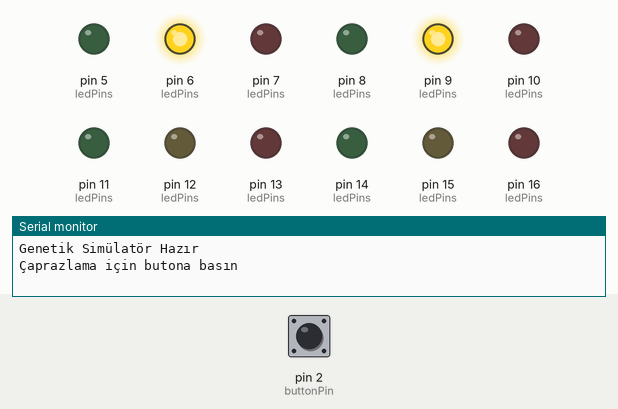
Recording of a sketch running on a simulated Arduino Uno, built with avr-gcc and run on an emulated ATmega328P. On the bench: output pins drawn as LEDs (lit = HIGH), the last lines printed to the serial monitor. The inputs (shaded band) are chosen by the test bench; at power-on: pin 2 (buttonPin) HIGH. Random numbers use the default seed unless the sketch sets one.

Above: at 1.2 s.
1.3 s: pin 2 (buttonPin) pulled LOW for 3.2 s
At 5.0 s:
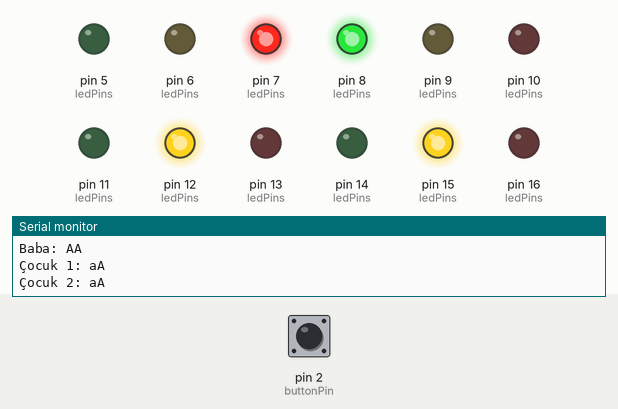
6.0 s: pin 2 (buttonPin) pulled LOW for 0.15 s
At 8.4 s:
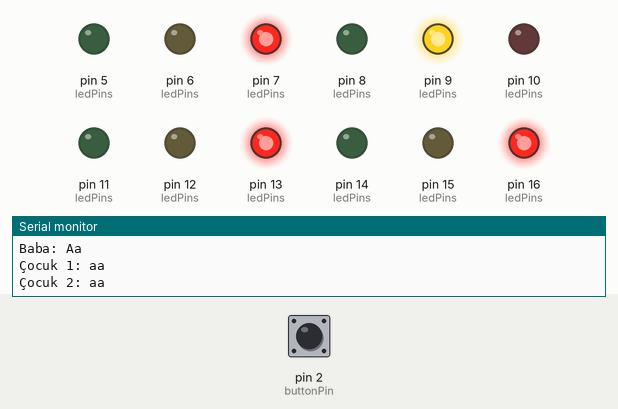
8.7 s: pin 2 (buttonPin) pulled LOW for 1 s
At 11.0 s:
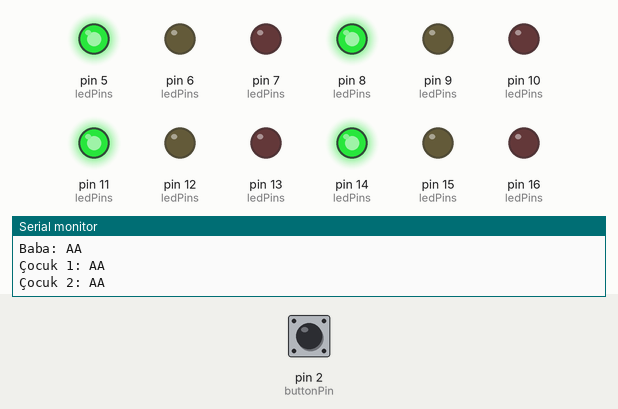
11.5 s: pin 2 (buttonPin) pulled LOW for 0.15 s
At 12.1 s:
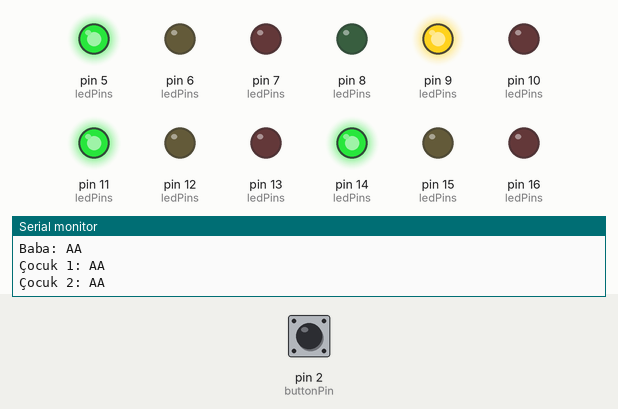
13.1 s: pin 2 (buttonPin) pulled LOW for 3.2 s
At 16.3 s:
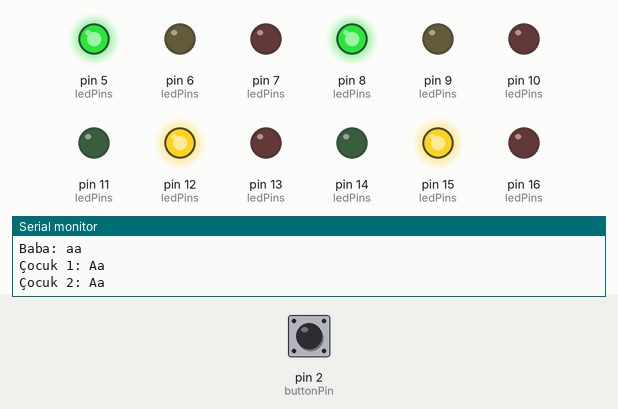
18.5 s: pin 2 (buttonPin) pulled LOW for 3.2 s
At 23.5 s:
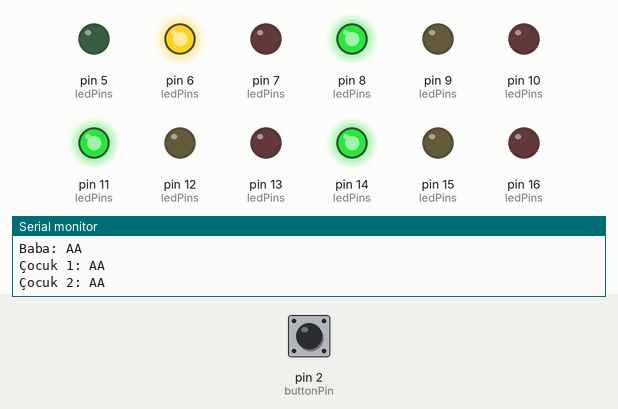
Timing chart, 0 to 24.2 s (numbered marks = the images above; inputs shaded):
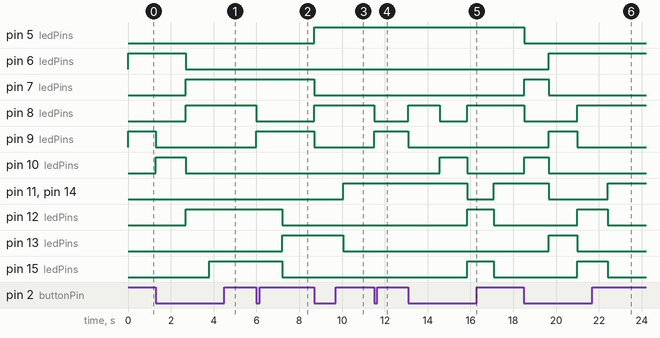

The sketch:

Kod_24.04.ino
```cpp
// Genetic Crossover Simulator - Arduino Uno
// Genetik Çaprazlama Simülatörü

struct Individual {
    char gene1; // Birinci allel (A veya a)
    char gene2; // İkinci allel (A veya a)
};

Individual mother = {'A', 'a'}; // Anne birey
Individual father = {'A', 'a'}; // Baba birey
Individual child1; // Çocuk 1
Individual child2; // Çocuk 2

// LED pinleri: her birey için 3 LED (dominant, heterozigot, recesif)
// 0: Anne, 1: Baba, 2: Çocuk 1, 3: Çocuk 2
// Çocuk 2 için analog pinler kullanıldı: A0=14, A1=15, A2=16
const int ledPins[4][3] = {
    {5, 6, 7},    // Anne için LED pinleri (5=Yeşil/AA, 6=Sarı/Aa, 7=Kırmızı/aa)
    {8, 9, 10},   // Baba için LED pinleri (8=Yeşil, 9=Sarı, 10=Kırmızı)
    {11, 12, 13}, // Çocuk 1 için LED pinleri (11=Yeşil, 12=Sarı, 13=Kırmızı)
    {14, 15, 16}  // Çocuk 2 için LED pinleri (14=A0=Yeşil, 15=A1=Sarı, 16=A2=Kırmızı)
};

const int buttonPin = 2; // Çalıştırma butonu pini (Arduino Uno pin 2)
unsigned long lastPress = 0; // Son buton basışının zamanı (debounce için)

void setup() {
    Serial.begin(9600); // Seri iletişim başlat
    randomSeed(analogRead(A5)); // Rastgele sayı üreteci için tohum değeri
    pinMode(buttonPin, INPUT_PULLUP); // Buton pini: giriş, iç pull-up direnci aktif

    // Tüm LED pinlerini çıkış olarak ayarla ve başlangıçta söndür
    for (int person = 0; person < 4; person++) {
        for (int color = 0; color < 3; color++) {
            pinMode(ledPins[person][color], OUTPUT);
            digitalWrite(ledPins[person][color], LOW);
        }
    }

    Serial.println("Genetik Simülatör Hazır");
    Serial.println("Çaprazlama için butona basın");

    // Başlangıçta anne ve babanın genotipini LED'lerde göster
    displayGenotype(0, mother);
    displayGenotype(1, father);

    // Çocukların LED'lerini başlangıçta söndür
    for (int color = 0; color < 3; color++) {
        digitalWrite(ledPins[2][color], LOW);
        digitalWrite(ledPins[3][color], LOW);
    }
}

void loop() {
    // Butona basıldığında ve 200ms geçmişse (debounce)
    if (digitalRead(buttonPin) == LOW && millis() - lastPress > 200) {
        lastPress = millis();

        // 1. Anne ve Baba için yeni genler hesapla ve LED'lerini yak
        geneticCalculate(&mother);
        geneticCalculate(&father);
        displayGenotype(0, mother);
        displayGenotype(1, father);

        // 2. 1-1.5 saniye bekle
        delay(random(1000, 1501)); // 1000-1500 ms arası rastgele bekle

        // 3. Çocukları hesapla ve LED'lerini yak
        geneticCalculate(&child1);
        geneticCalculate(&child2);
        displayGenotype(2, child1);
        displayGenotype(3, child2);

        // 4. Sonuçları seri monitöre yazdır
        Serial.println("Çaprazlama tamamlandı!");
        Serial.print("Anne: ");
        Serial.print(mother.gene1);
        Serial.println(mother.gene2);
        Serial.print("Baba: ");
        Serial.print(father.gene1);
        Serial.println(father.gene2);
        Serial.print("Çocuk 1: ");
        Serial.print(child1.gene1);
        Serial.println(child1.gene2);
        Serial.print("Çocuk 2: ");
        Serial.print(child2.gene1);
        Serial.println(child2.gene2);
    }
}

// Genetik çaprazlama hesaplaması
// Eğer anne veya Baba için hesaplanıyorsa: kendi genleri rastgele değişir
// Eğer çocuk için hesaplanıyorsa: ebeveynlerden genler miras alır
void geneticCalculate(Individual* child) {
    if (child == &mother || child == &father) {
        // Anne veya Baba için: her iki gen de rastgele A veya a olur
        child->gene1 = random(2) ? 'A' : 'a';
        child->gene2 = random(2) ? 'A' : 'a';
    } else {
        // Çocuk için: ebeveynlerden birer gen miras al
        child->gene1 = random(2) ? mother.gene1 : mother.gene2;
        child->gene2 = random(2) ? father.gene1 : father.gene2;
    }
}

// Genotipi LED'lerde görselleştir
void displayGenotype(int person, Individual individual) {
    int dominantCount = 0;
    if (individual.gene1 == 'A') dominantCount++;
    if (individual.gene2 == 'A') dominantCount++;

    // Önce tüm LED'leri söndür, sonra ilgili LED'i yak
    for (int color = 0; color < 3; color++) {
        digitalWrite(ledPins[person][color], LOW);
    }

    if (dominantCount == 2) {
        digitalWrite(ledPins[person][0], HIGH); // Tam dominant (AA) - yeşil
    } else if (dominantCount == 1) {
        digitalWrite(ledPins[person][1], HIGH); // Heterozigot (Aa) - sarı
    } else if (dominantCount == 0) {
        digitalWrite(ledPins[person][2], HIGH); // Recesif (aa) - kırmızı
    }
}
```

Measured:
- after the input at 1.3 s, pin 6 (ledPins): HIGH → LOW after 1.4 s; pin 7 (ledPins), pin 8 (ledPins), pin 12 (ledPins): LOW → HIGH after 1.4 s; pin 9 (ledPins): HIGH → LOW at once; pin 10 (ledPins): LOW → HIGH at once, → LOW 1.4 s later; pin 15 (ledPins): LOW → HIGH after 2.5 s
- after the input at 6.0 s, pin 8 (ledPins): HIGH → LOW at once; pin 9 (ledPins): LOW → HIGH at once; pin 12 (ledPins), pin 15 (ledPins): HIGH → LOW after 1.2 s; pin 13 (ledPins), pin 16 (ledPins): LOW → HIGH after 1.2 s
- after the input at 8.7 s, pin 5 (ledPins), pin 8 (ledPins): LOW → HIGH at once; pin 7 (ledPins), pin 9 (ledPins): HIGH → LOW at once; pin 11 (ledPins), pin 14 (ledPins): LOW → HIGH after 1.4 s; pin 13 (ledPins), pin 16 (ledPins): HIGH → LOW after 1.4 s
- after the input at 11.5 s, pin 8 (ledPins): HIGH → LOW at once; pin 9 (ledPins): LOW → HIGH at once
- after the input at 13.1 s, pin 8 (ledPins): LOW → HIGH at once, → LOW 1.5 s later, → HIGH 1.3 s later; pin 9 (ledPins): HIGH → LOW at once
- after the input at 18.5 s, pin 5 (ledPins): HIGH → LOW at once; pin 6 (ledPins): LOW → HIGH after 1.2 s; pin 7 (ledPins), pin 10 (ledPins): LOW → HIGH at once, → LOW 1.2 s later; pin 8 (ledPins): HIGH → LOW at once, → HIGH 2.5 s later; pin 9 (ledPins), pin 13 (ledPins), pin 16 (ledPins): LOW → HIGH after 1.2 s, → LOW 1.3 s later
